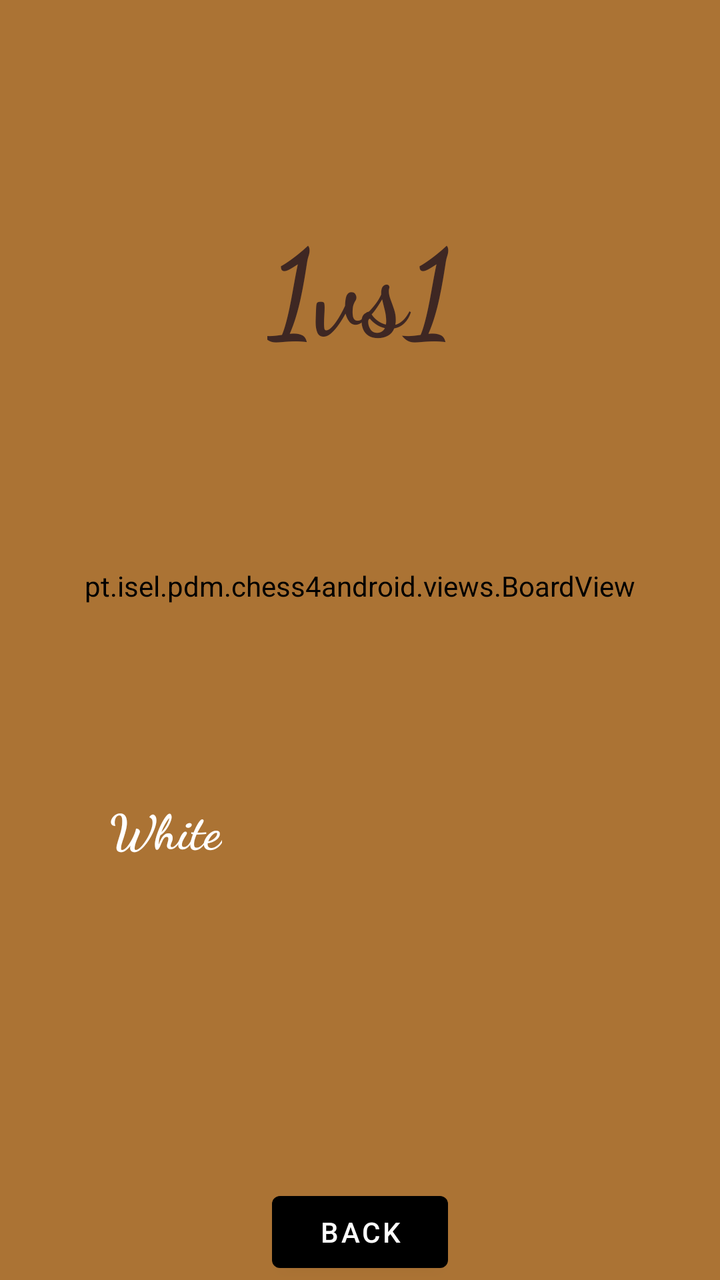
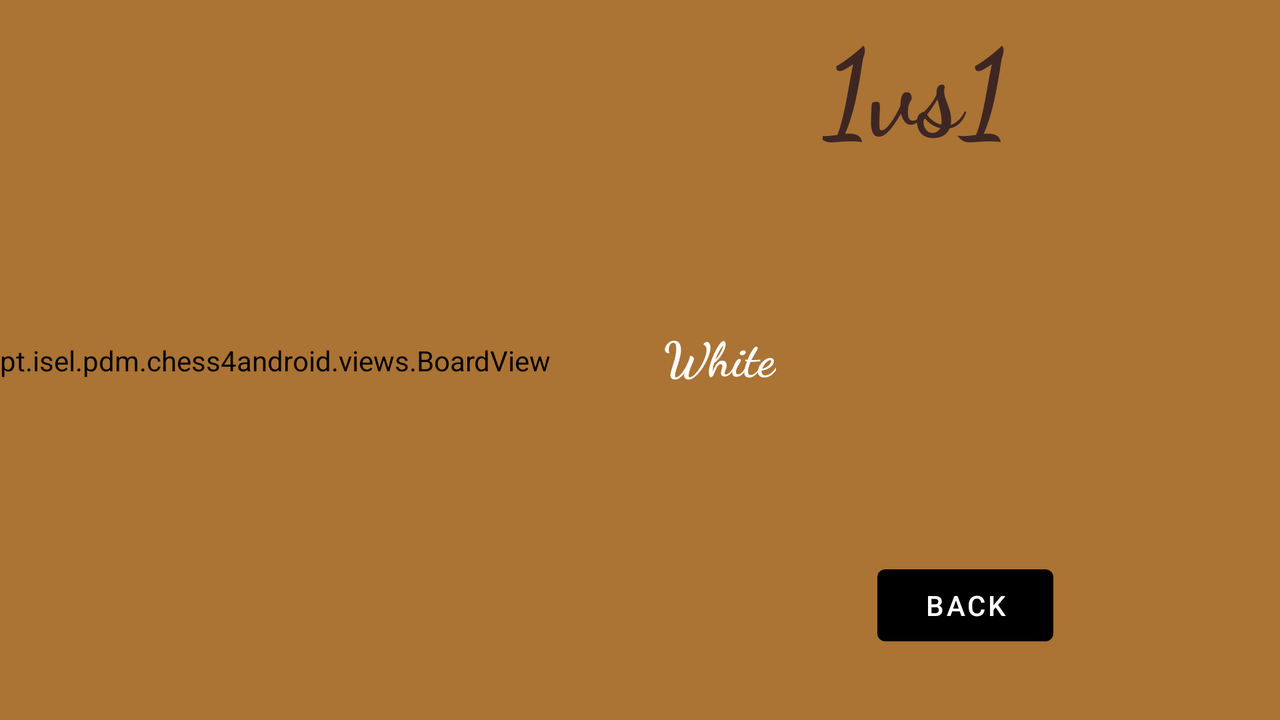

An Android layout and its configuration variant, each rendered on a device that would load it. The default file and the variant file are quoted in full after the pictures.
<!-- AndroidManifest.xml: application theme Theme.Chess4Android -->
<!-- res/layout/activity_multiplayer.xml -->
<?xml version="1.0" encoding="utf-8"?>
<androidx.constraintlayout.widget.ConstraintLayout
    xmlns:android="http://schemas.android.com/apk/res/android"
    xmlns:app="http://schemas.android.com/apk/res-auto"
    xmlns:tools="http://schemas.android.com/tools"
    android:layout_width="match_parent"
    android:layout_height="match_parent"
    tools:context=".activities.MultiplayerActivity">

    <TextView
        android:id="@+id/textView_puzzle_date"
        android:layout_width="wrap_content"
        android:layout_height="wrap_content"
        android:fontFamily="cursive"
        android:text="@string/one_vs_one"
        android:textColor="#3E2723"
        android:textSize="60sp"
        android:textStyle="bold"
        app:layout_constraintBottom_toTopOf="@+id/boardView"
        app:layout_constraintEnd_toEndOf="parent"
        app:layout_constraintStart_toStartOf="parent"
        app:layout_constraintTop_toTopOf="parent" />

    <TextView
        android:id="@+id/textView_daily_challenge_turn"
        android:layout_width="wrap_content"
        android:layout_height="wrap_content"
        android:layout_marginTop="21dp"
        android:fontFamily="cursive"
        android:text="@string/white_turn"
        android:textColor="#FFFFFF"
        android:textSize="24sp"
        android:textStyle="bold"
        app:layout_constraintBottom_toTopOf="@+id/button_back"
        app:layout_constraintEnd_toStartOf="@+id/button_restart"
        app:layout_constraintHorizontal_bias="0.333"
        app:layout_constraintStart_toStartOf="parent"
        app:layout_constraintTop_toBottomOf="@+id/finishMessage"
        app:layout_constraintVertical_bias="0.0" />

    <TextView
        android:id="@+id/finishMessage"
        android:layout_width="150dp"
        android:layout_height="45dp"
        android:text="TextView"
        android:textSize="16sp"
        android:textStyle="bold"
        android:visibility="invisible"
        app:layout_constraintBottom_toTopOf="@+id/button_back"
        app:layout_constraintEnd_toEndOf="parent"
        app:layout_constraintHorizontal_bias="0.501"
        app:layout_constraintStart_toStartOf="parent"
        app:layout_constraintTop_toBottomOf="@+id/boardView"
        app:layout_constraintVertical_bias="0.12"
        tools:textAlignment="center" />

    <pt.isel.pdm.chess4android.views.BoardView
        android:id="@+id/boardView"
        android:layout_width="0dp"
        android:layout_height="wrap_content"
        android:layout_marginStart="16dp"
        android:layout_marginEnd="16dp"
        app:layout_constraintBottom_toBottomOf="parent"
        app:layout_constraintEnd_toEndOf="parent"
        app:layout_constraintHorizontal_bias="0.0"
        app:layout_constraintStart_toStartOf="parent"
        app:layout_constraintTop_toTopOf="parent"
        app:layout_constraintVertical_bias="0.456">

    </pt.isel.pdm.chess4android.views.BoardView>

    <Button
        android:id="@+id/button_back"
        android:layout_width="wrap_content"
        android:layout_height="wrap_content"
        android:text="@string/back"
        app:layout_constraintBottom_toBottomOf="parent"
        app:layout_constraintEnd_toEndOf="parent"
        app:layout_constraintStart_toStartOf="parent" />

    <Button
        android:id="@+id/button_restart"
        android:layout_width="wrap_content"
        android:layout_height="wrap_content"
        android:layout_marginTop="12dp"
        android:layout_marginEnd="32dp"
        android:text="@string/restart"
        android:visibility="invisible"
        app:layout_constraintBottom_toTopOf="@+id/button_back"
        app:layout_constraintEnd_toEndOf="parent"
        app:layout_constraintTop_toBottomOf="@+id/finishMessage"
        app:layout_constraintVertical_bias="0.037" />

</androidx.constraintlayout.widget.ConstraintLayout>
<!-- resources referenced by this layout -->
<resources>
  <string name="back">Back</string>
  <string name="one_vs_one">1vs1</string>
  <string name="restart">Restart?</string>
  <string name="white_turn">White</string>
  <style name="Theme.Chess4Android" parent="Theme.MaterialComponents.DayNight.NoActionBar">
          
          <item name="colorPrimary">@color/black</item>
          <item name="colorPrimaryVariant">@color/purple_700</item>
          <item name="colorOnPrimary">@color/white</item>
          
          <item name="colorSecondary">@color/teal_200</item>
          <item name="colorSecondaryVariant">@color/teal_700</item>
          <item name="colorOnSecondary">@color/black</item>
          
          <item name="android:statusBarColor" tools:targetApi="l">?attr/colorPrimaryVariant</item>
          
          <item name="android:background">@color/brown_background</item>
      </style>
  <color name="black">#FF000000</color>
  <color name="purple_700">#FF3700B3</color>
  <color name="white">#FFFFFFFF</color>
  <color name="teal_200">#FF03DAC5</color>
  <color name="teal_700">#FF018786</color>
  <color name="brown_background">#AB7334</color>
</resources>
<!-- res/layout-land/activity_multiplayer.xml (the repository's variant of the layout above) -->
<!-- drawn on the phone turned sideways -->
<?xml version="1.0" encoding="utf-8"?>
<androidx.constraintlayout.widget.ConstraintLayout
    xmlns:android="http://schemas.android.com/apk/res/android"
    xmlns:app="http://schemas.android.com/apk/res-auto"
    xmlns:tools="http://schemas.android.com/tools"
    android:layout_width="match_parent"
    android:layout_height="match_parent"
    tools:context=".activities.MultiplayerActivity">

    <TextView
        android:id="@+id/textView_puzzle_date"
        android:layout_width="wrap_content"
        android:layout_height="wrap_content"
        android:fontFamily="cursive"
        android:text="@string/one_vs_one"
        android:textColor="#3E2723"
        android:textSize="60sp"
        android:textStyle="bold"
        app:layout_constraintEnd_toEndOf="parent"
        app:layout_constraintStart_toEndOf="@+id/boardView"
        app:layout_constraintTop_toTopOf="parent" />

    <TextView
        android:id="@+id/textView_daily_challenge_turn"
        android:layout_width="wrap_content"
        android:layout_height="wrap_content"
        android:layout_marginStart="56dp"
        android:layout_marginBottom="84dp"
        android:fontFamily="cursive"
        android:text="@string/white_turn"
        android:textColor="#FFFFFF"
        android:textSize="24sp"
        android:textStyle="bold"
        app:layout_constraintBottom_toTopOf="@+id/button_back"
        app:layout_constraintStart_toEndOf="@+id/boardView" />

    <TextView
        android:id="@+id/finishMessage"
        android:layout_width="143dp"
        android:layout_height="44dp"
        android:layout_marginTop="48dp"
        android:text="TextView"
        android:textAlignment="center"
        android:textSize="16sp"
        android:textStyle="bold"
        android:visibility="invisible"
        app:layout_constraintEnd_toEndOf="parent"
        app:layout_constraintHorizontal_bias="0.853"
        app:layout_constraintStart_toStartOf="parent"
        app:layout_constraintTop_toBottomOf="@+id/textView_puzzle_date"
        tools:textAlignment="center" />

    <pt.isel.pdm.chess4android.views.BoardView
        android:id="@+id/boardView"
        android:layout_width="0dp"
        android:layout_height="wrap_content"
        app:layout_constraintBottom_toBottomOf="parent"
        app:layout_constraintStart_toStartOf="parent"
        app:layout_constraintTop_toTopOf="parent">

    </pt.isel.pdm.chess4android.views.BoardView>

    <Button
        android:id="@+id/button_back"
        android:layout_width="wrap_content"
        android:layout_height="wrap_content"
        android:layout_marginEnd="112dp"
        android:layout_marginBottom="16dp"
        android:text="@string/back"
        app:layout_constraintBottom_toBottomOf="parent"
        app:layout_constraintEnd_toEndOf="parent"
        app:layout_constraintHorizontal_bias="0.991"
        app:layout_constraintStart_toEndOf="@+id/boardView"
        app:layout_constraintTop_toBottomOf="@+id/finishMessage"
        app:layout_constraintVertical_bias="0.855" />

    <Button
        android:id="@+id/button_restart"
        android:layout_width="wrap_content"
        android:layout_height="wrap_content"
        android:layout_marginEnd="4dp"
        android:layout_marginBottom="76dp"
        android:text="@string/restart"
        android:visibility="invisible"
        app:layout_constraintBottom_toTopOf="@+id/button_back"
        app:layout_constraintEnd_toEndOf="parent"
        app:layout_constraintHorizontal_bias="0.752"
        app:layout_constraintStart_toEndOf="@+id/textView_daily_challenge_turn"
        app:layout_constraintTop_toBottomOf="@+id/finishMessage"
        app:layout_constraintVertical_bias="1.0" />

</androidx.constraintlayout.widget.ConstraintLayout>
